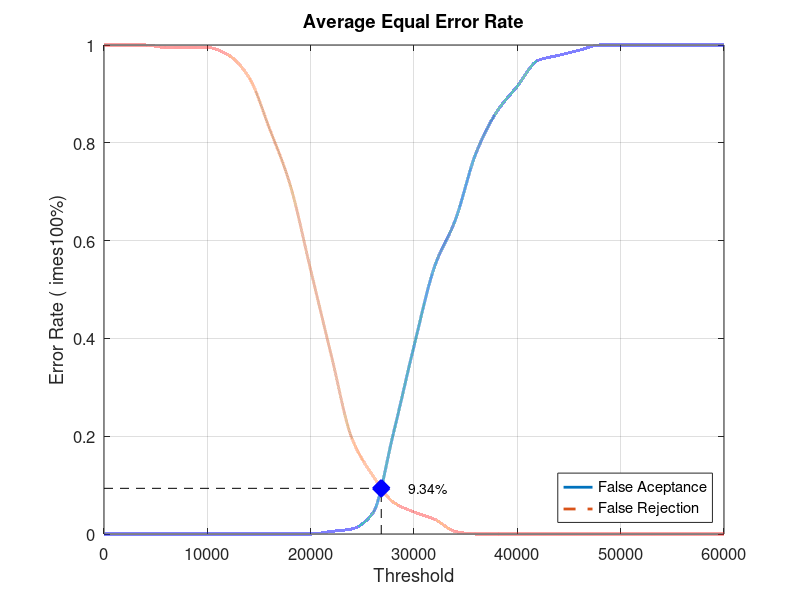
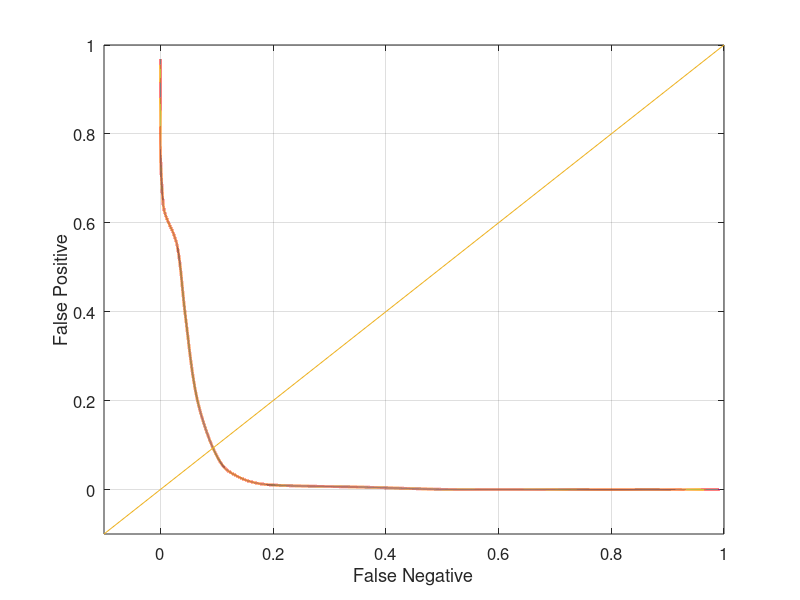

MATLAB code for these plots, in order:
close all;
clear;
clc;
x = 0:2000:60000;
xq = 0:0.5:60000;

y0 = [0 0 0 0 0 0 0 0 0 0 0 0.00526316 0.0105263 0.0421053 0.205263 0.384211 0.547368 0.642105 0.778947 0.863158 0.915789 0.968421 0.978947 0.989474 1 1 1 1 1 1 1]
yy0 = interp1(x, y0, xq, 'pchip');
y1 = [1 1 1 0.995 0.995 0.995 0.98 0.935 0.83 0.715 0.54 0.365 0.195 0.12 0.065 0.045 0.03 0.005 0 0 0 0 0 0 0 0 0 0 0 0 0]
yy1 = interp1(x, y1, xq, 'pchip');

% Calculating EER: 
y2 = abs(y0 - y1);
find(y2 == min(y2))
yy2 = abs(yy0 - yy1);
xEER = find(yy2 == min(yy2));
xEERIndex = xq(xEER) % X-axis EER
yEER = yy0(xEER) % Y-axis EER

main = figure
plot(xq, yy0,'-','LineWidth', 2);	hold on
plot(xq, yy1,'--','LineWidth', 2);	hold on
plot([xEERIndex xEERIndex], [0 yEER], 'k--');	hold on
plot([0 xEERIndex], [yEER yEER], 'k--');	hold on
plot(xEERIndex, yEER, 'bx', 'LineWidth', 10);	hold on
text(xEERIndex + 10 * xEERIndex / 100, yEER, [num2str(round((10000 * yEER)) / 100) '%'])
legend('False Aceptance', 'False Rejection', 'Location', 'SouthEast')
xlabel('Threshold')
ylabel('Error Rate (	imes100%)')
title('Average Equal Error Rate')
set(gca, 'FontSize', 12)
axis([0 60000 0 1])
grid on

print(main, 'Database4_1Main', '-dpng');
FNRxFPR = figure('Color', [1 1 1]);
plot(yy1, yy0, '-', yy1, yy0, 'LineWidth', 2);
hold on
y = -0.1:0.1:1
plot(y, y); 
set(gca, 'FontSize', 12)
xlabel('False Negative')
ylabel('False Positive')
axis([-0.1 1 -0.1 1])
set(gca, 'FontSize', 12)
grid on

print(FNRxFPR, 'Database4_1FNRxFPR','-dpng');
